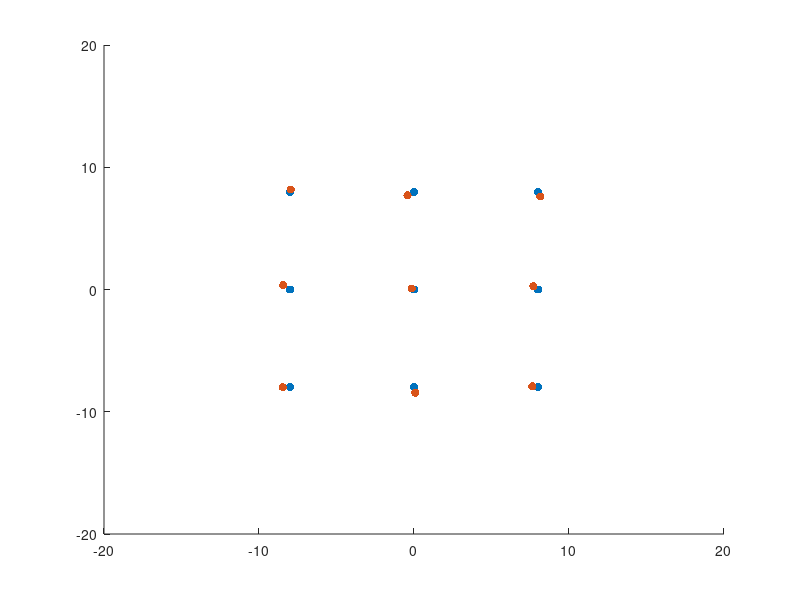

MATLAB code for this plot:

clear all
close all
            xcord=[-8 0 8];
premat=fullfact([3 3]);
coordmat= xcord(premat);

for ui=1:length(coordmat(:,1))
eyenowx(ui)=[coordmat(ui,1)+(randi(100)-50)/100]
eyenowy(ui)=[coordmat(ui,2)+(randi(100)-50)/100]

end
figure
hold on
scatter(coordmat(:,1), coordmat(:,2), 'filled', 'r')
hold on
scatter(eyenowx, eyenowy, 'filled', 'b')
xlim([-20 20])
ylim([-20 20])